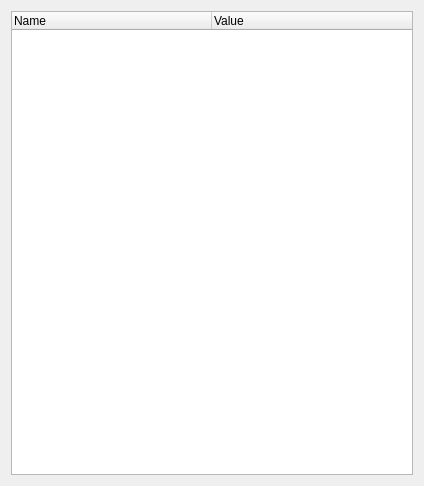
<?xml version="1.0" encoding="UTF-8"?>
<ui version="4.0">
 <class>RELPOSNEDForm</class>
 <widget class="QWidget" name="RELPOSNEDForm">
  <property name="geometry">
   <rect>
    <x>0</x>
    <y>0</y>
    <width>424</width>
    <height>486</height>
   </rect>
  </property>
  <property name="windowTitle">
   <string>Form</string>
  </property>
  <layout class="QGridLayout" name="gridLayout">
   <item row="0" column="0">
    <widget class="QTreeWidget" name="treeWidget">
     <property name="autoFillBackground">
      <bool>false</bool>
     </property>
     <property name="itemsExpandable">
      <bool>false</bool>
     </property>
     <property name="headerHidden">
      <bool>false</bool>
     </property>
     <property name="expandsOnDoubleClick">
      <bool>false</bool>
     </property>
     <property name="columnCount">
      <number>2</number>
     </property>
     <attribute name="headerDefaultSectionSize">
      <number>200</number>
     </attribute>
     <column>
      <property name="text">
       <string notr="true">Name</string>
      </property>
     </column>
     <column>
      <property name="text">
       <string notr="true">Value</string>
      </property>
     </column>
    </widget>
   </item>
  </layout>
 </widget>
 <resources/>
 <connections/>
</ui>
